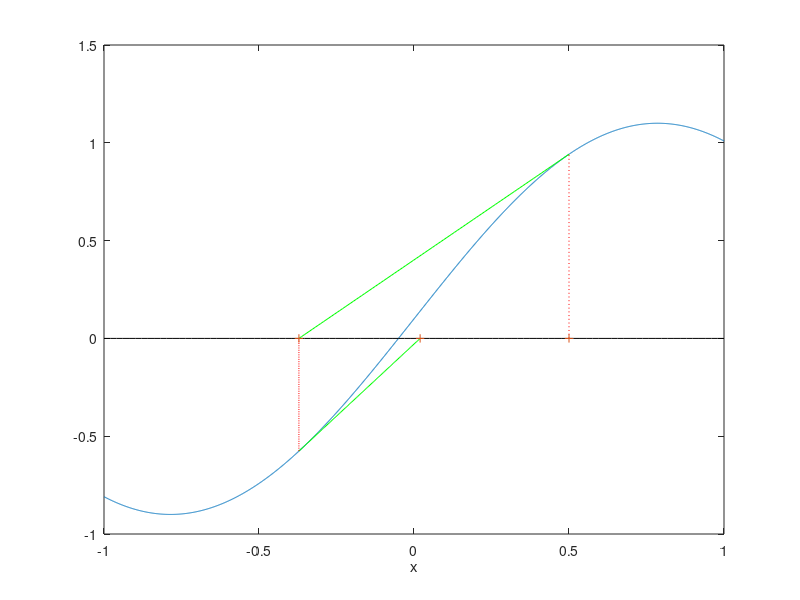

Source code (MATLAB): (Note: this script raises an error after producing the figure.)
% Figure 3.4

x=-1:.001:1;
x0=0.5;
x1=x0-(sin(2*x0)+0.1)/(2*cos(2*x0));
x2=x1-(sin(2*x1)+0.1)/(2*cos(2*x1));

figure
plot(x,sin(2*x)+0.1)
axis ([-1 1 -1 1.5])
hold on
xlabel('x')

plot(linspace(-1,1),linspace(0,0),'k');
plot(linspace(x0,x1),linspace(sin(2*x0)+0.1,0),'g');
plot(linspace(x1,x2),linspace(sin(2*x1)+0.1,0),'g');

plot(linspace(x0,x0),linspace(0,sin(2*x0)+0.1),'r:');
plot(linspace(x1,x1),linspace(0,sin(2*x1)+0.1),'r:');

plot ([x0,x1,x2],[0,0,0],'+')

gtext('x_0')
gtext('x_1')
gtext('x_2')


  
 
  
 
 
